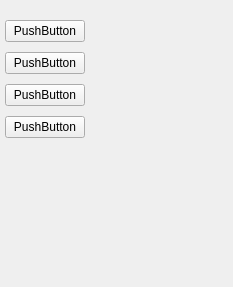
                     <widget class="QWidget" name="synchronizeDialogDownloadSongsQWidget">
                      <property name="geometry">
                       <rect>
                        <x>0</x>
                        <y>0</y>
                        <width>233</width>
                        <height>287</height>
                       </rect>
                      </property>
                      <property name="layoutDirection">
                       <enum>Qt::LeftToRight</enum>
                      </property>
                      <layout class="QVBoxLayout" name="synchronizeDialogDownloadSongsQVBoxLayout">
                       <property name="spacing">
                        <number>10</number>
                       </property>
                       <property name="leftMargin">
                        <number>5</number>
                       </property>
                       <property name="topMargin">
                        <number>20</number>
                       </property>
                       <property name="rightMargin">
                        <number>20</number>
                       </property>
                       <property name="bottomMargin">
                        <number>20</number>
                       </property>
                       <item>
                        <widget class="QPushButton" name="pushButton_7">
                         <property name="sizePolicy">
                          <sizepolicy hsizetype="Fixed" vsizetype="Fixed">
                           <horstretch>0</horstretch>
                           <verstretch>0</verstretch>
                          </sizepolicy>
                         </property>
                         <property name="minimumSize">
                          <size>
                           <width>0</width>
                           <height>0</height>
                          </size>
                         </property>
                         <property name="maximumSize">
                          <size>
                           <width>16777215</width>
                           <height>16777215</height>
                          </size>
                         </property>
                         <property name="layoutDirection">
                          <enum>Qt::LeftToRight</enum>
                         </property>
                         <property name="text">
                          <string notr="true">PushButton</string>
                         </property>
                         <property name="checkable">
                          <bool>true</bool>
                         </property>
                        </widget>
                       </item>
                       <item alignment="Qt::AlignLeft">
                        <widget class="QPushButton" name="pushButton_10">
                         <property name="sizePolicy">
                          <sizepolicy hsizetype="Fixed" vsizetype="Fixed">
                           <horstretch>0</horstretch>
                           <verstretch>0</verstretch>
                          </sizepolicy>
                         </property>
                         <property name="layoutDirection">
                          <enum>Qt::LeftToRight</enum>
                         </property>
                         <property name="text">
                          <string notr="true">PushButton</string>
                         </property>
                         <property name="checkable">
                          <bool>true</bool>
                         </property>
                         <property name="checked">
                          <bool>false</bool>
                         </property>
                        </widget>
                       </item>
                       <item>
                        <widget class="QPushButton" name="pushButton_11">
                         <property name="sizePolicy">
                          <sizepolicy hsizetype="Fixed" vsizetype="Fixed">
                           <horstretch>0</horstretch>
                           <verstretch>0</verstretch>
                          </sizepolicy>
                         </property>
                         <property name="layoutDirection">
                          <enum>Qt::LeftToRight</enum>
                         </property>
                         <property name="text">
                          <string notr="true">PushButton</string>
                         </property>
                         <property name="checkable">
                          <bool>true</bool>
                         </property>
                        </widget>
                       </item>
                       <item>
                        <widget class="QPushButton" name="pushButton_12">
                         <property name="sizePolicy">
                          <sizepolicy hsizetype="Fixed" vsizetype="Fixed">
                           <horstretch>0</horstretch>
                           <verstretch>0</verstretch>
                          </sizepolicy>
                         </property>
                         <property name="layoutDirection">
                          <enum>Qt::LeftToRight</enum>
                         </property>
                         <property name="text">
                          <string notr="true">PushButton</string>
                         </property>
                         <property name="checkable">
                          <bool>true</bool>
                         </property>
                         <property name="checked">
                          <bool>false</bool>
                         </property>
                        </widget>
                       </item>
                       <item>
                        <spacer name="verticalSpacer_3">
                         <property name="orientation">
                          <enum>Qt::Vertical</enum>
                         </property>
                         <property name="sizeHint" stdset="0">
                          <size>
                           <width>0</width>
                           <height>0</height>
                          </size>
                         </property>
                        </spacer>
                       </item>
                      </layout>
                     </widget>
